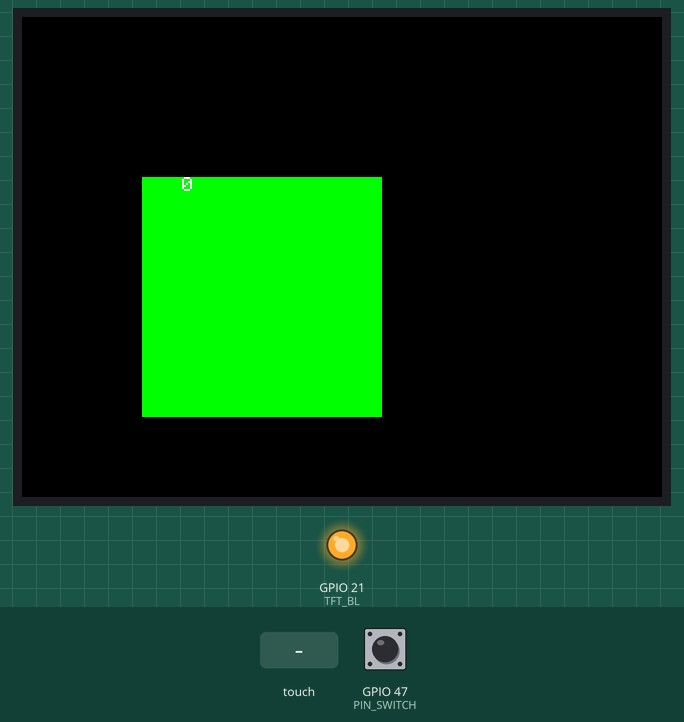
Recording of a sketch running on a simulated ESP32. Parts: 320×240 colour display, output pins drawn as LEDs (lit = HIGH). Inputs (shaded band) come from the test bench; at power-on: GPIO 47 (PIN_SWITCH) HIGH. Pins used as bus, display or sensor lines are not drawn; what the sketch prints to the serial monitor is not drawn.

Above: at 1.28 s.
1.5 s: touch panel pressed at 13 % / 10 % of its raw x / y range
At 1.68 s:
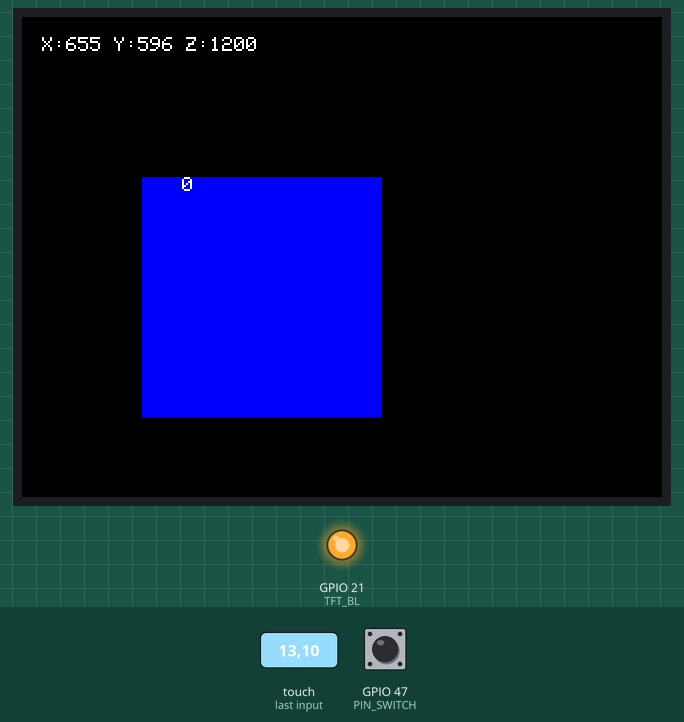
3.3 s: touch panel pressed at 38 % / 10 % of its raw x / y range
At 3.52 s:
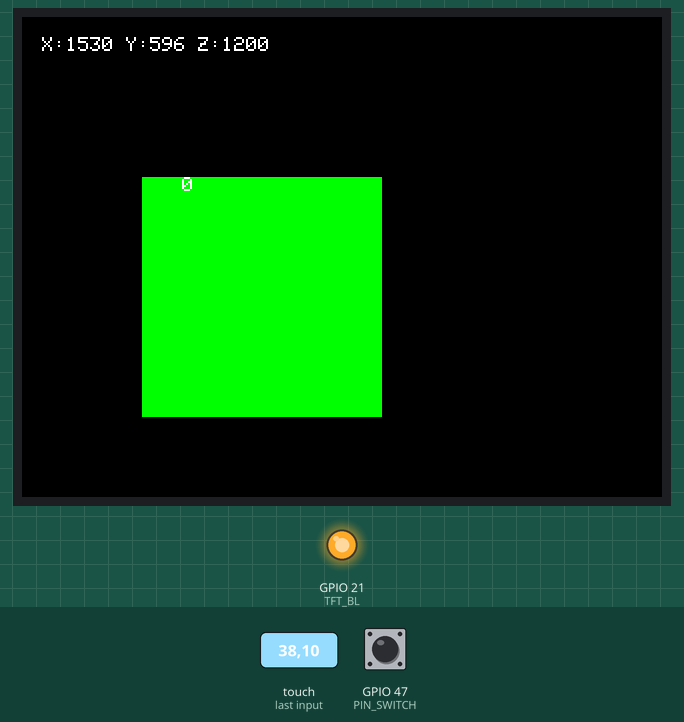
5.1 s: GPIO 47 (PIN_SWITCH) pulled LOW for 0.15 s
At 5.16 s:
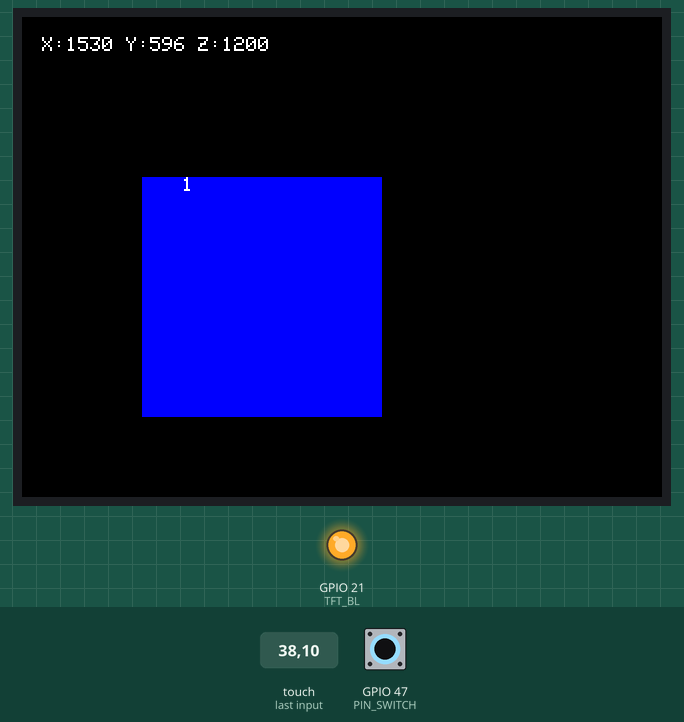
5.8 s: GPIO 47 (PIN_SWITCH) pulled LOW for 1 s
At 5.81 s:
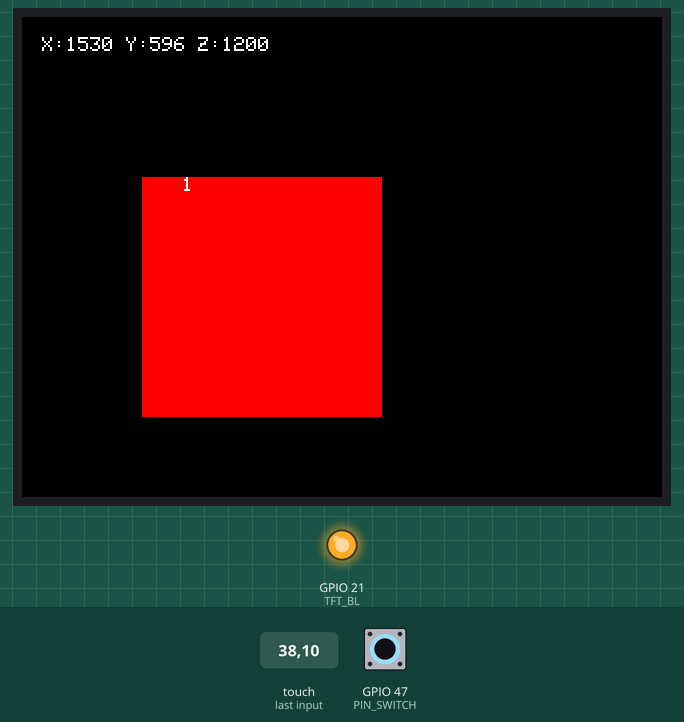

The sketch:

main.ino
```cpp
#include <LovyanGFX.hpp>
#include <XPT2046_Touchscreen.h>
#include <SPI.h>

#define TFT_BL 21
#define TOUCH_CS 15

#define PIN_SWITCH 47


// LGFX初期化
class MyLGFX : public lgfx::LGFX_Device {
  lgfx::Bus_SPI bus_spi;
  lgfx::Panel_ILI9341 panel;

public:
  MyLGFX() {
    auto cfg = bus_spi.config();
    cfg.spi_host = SPI3_HOST;
    cfg.freq_write = 40000000;
    cfg.freq_read = 16000000;
    cfg.pin_mosi = 18;
    cfg.pin_miso = 8;
    cfg.pin_sclk = 17;
    cfg.pin_dc = 6;
    bus_spi.config(cfg);
    panel.setBus(&bus_spi);

    auto pcfg = panel.config();
    pcfg.pin_cs = 5;
    pcfg.pin_rst = 7;
    pcfg.panel_width = 240;
    pcfg.panel_height = 320;
    panel.config(pcfg);
    setPanel(&panel);
  }
};

MyLGFX tft;

// タッチライブラリ
XPT2046_Touchscreen ts(TOUCH_CS);

// 色配列
uint16_t colors[] = { TFT_RED, TFT_GREEN, TFT_BLUE };
uint16_t colorIndex = 0;

void setup() {
  Serial.begin(115200);

  pinMode(TFT_BL, OUTPUT);
  digitalWrite(TFT_BL, HIGH);

  tft.begin();
  tft.fillScreen(TFT_BLACK);
  tft.setRotation(1);

  pinMode(TOUCH_CS, OUTPUT);
  digitalWrite(TOUCH_CS, HIGH);

  ts.begin();
  ts.setRotation(1);

  pinMode(PIN_SWITCH, INPUT_PULLUP);  // 内蔵プルアップ
}

void loop() {


  if (ts.touched()) {
    TS_Point p = ts.getPoint();
    Serial.printf("X:%d Y:%d Z:%d\n", p.x, p.y, p.z);

    tft.fillScreen(TFT_BLACK);
    tft.setCursor(10, 10);
    tft.setTextColor(TFT_WHITE);
    tft.printf("X:%d Y:%d Z:%d", p.x, p.y, p.z);
  }

  // 四角形は定期的に表示
  tft.fillRect(60, 80, 120, 120, colors[colorIndex]);
  colorIndex = (colorIndex + 1) % 3;

  bool isOn = (digitalRead(PIN_SWITCH) == LOW); // GNDに落ちたらON

  tft.setCursor(80, 80);
  tft.setTextColor(TFT_WHITE);
  tft.print(isOn);
  delay(50);
}
```

Measured:
- after the input at 1.5 s, the display: changes after 0.12 s (image 1)
